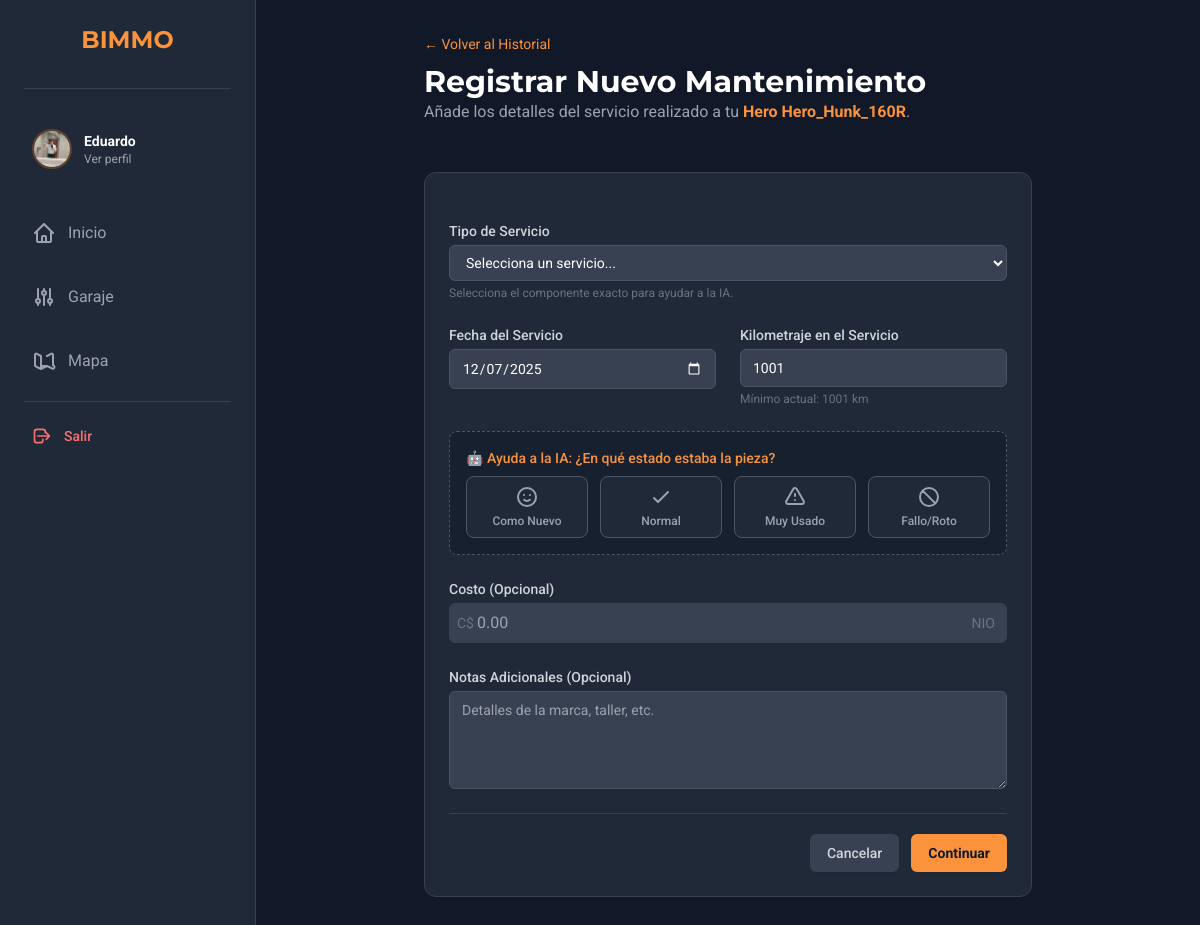
The app's page /maintenance/5/add (signed in), older data.
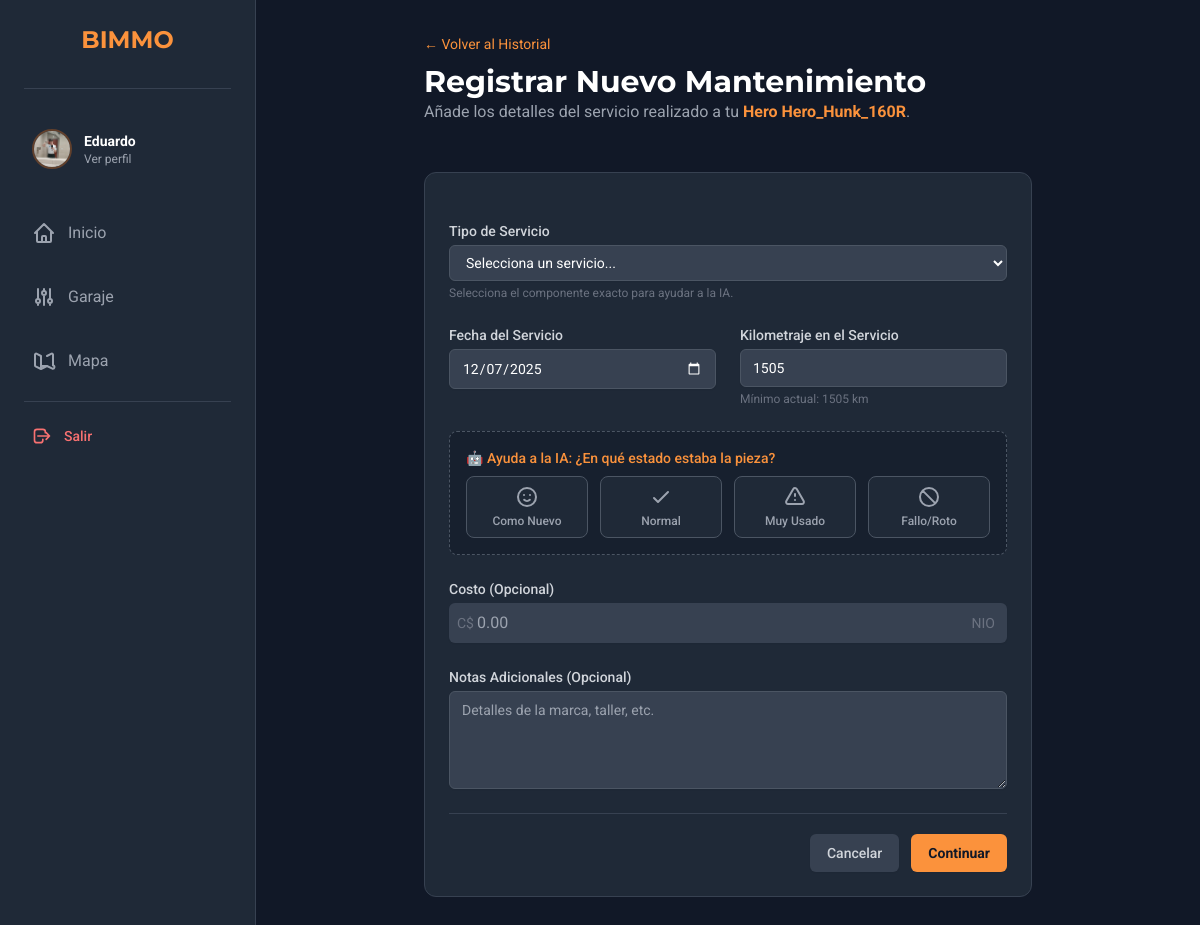
The same page, newer data.
### app/models.py (models this page shows, shortened)
class Motorcycle(models.Model):
    owner = models.ForeignKey(User, on_delete=models.CASCADE, related_name='motorcycles')
    nickname = models.CharField(max_length=100, help_text="Apodo de tu moto (ej. La Furia)")
    make = models.CharField(max_length=100, verbose_name="Marca")
    model = models.CharField(max_length=100, verbose_name="Modelo")
    year = models.IntegerField(verbose_name="Año")
    plate_number = models.CharField(max_length=20, blank=True, null=True, verbose_name="Placa/Matrícula")
    mileage = models.IntegerField(default=0, verbose_name="Kilometraje Actual")
    photo = models.ImageField(upload_to='moto_photos/', default='default_motorcycle_photo.jpg', blank=True)
    is_active = models.BooleanField(default=True, help_text="Desmarcar si vendiste o diste de baja la moto")
    created_at = models.DateTimeField(auto_now_add=True)

### app/views.py (the view, shortened to what this page needs)
# urls.py: path('maintenance/<int:moto_id>/add', views.maintenance_add, name='maintenance_add'),
def maintenance_add(request, moto_id):
    if 'user_id' not in request.session: return redirect('login')
    user = User.objects.get(id=request.session['user_id'])
    motorcycle = get_object_or_404(Motorcycle, owner=user, pk=moto_id)
    return render(request, 'maintenanceadd.html', {'motorcycle': motorcycle})

### app/context_processors.py (called while the page is built)
def user_profile_global(request):
    context = {}
    if 'user_id' in request.session:
        try:
            user = User.objects.get(id=request.session['user_id'])
            context['user_global'] = user
            try:
                context['profile_global'] = Profile.objects.get(user=user)
            except Profile.DoesNotExist:
                context['profile_global'] = None
        except User.DoesNotExist:
            pass
    return context

### app/templates/maintenanceadd.html (shortened to what the changed rows need)
{% extends "base.html" %}
{% block content %}
<div class="p-4 mx-auto max-w-2xl sm:p-6 lg:p-8">
    <div class="pb-6 mb-6">
        <h2 class="mt-2 text-3xl font-bold">Registrar Nuevo Mantenimiento</h2>
        <p class="text-gray-400">Añade los detalles del servicio realizado a tu <span class="font-bold text-orange-400">{{ motorcycle.make }} {{ motorcycle.model }}</span>.</p>
    </div>
    <form action="{% url 'maintenance_add' moto_id=motorcycle.id %}" method="POST" class="p-6 space-y-6 bg-gray-800 rounded-xl border border-gray-700" id="maintenance-form">
        <div class="grid grid-cols-1 gap-6 sm:grid-cols-2">
            <div>
                <label for="mileage-at-service" class="block text-sm font-medium text-gray-300">Kilometraje en el Servicio</label>
                <input type="number"
                       name="mileage-at-service"
                       id="mileage-at-service"
                       min="{{ motorcycle.mileage }}"
                       value="{{ motorcycle.mileage }}"
                       required
                       class="block w-full px-3 py-2 mt-1 text-white bg-gray-700 border border-gray-600 rounded-md shadow-sm focus:outline-none focus:ring-orange-500 focus:border-orange-500 sm:text-sm">
                <p class="mt-1 text-xs text-gray-500">Mínimo actual: {{ motorcycle.mileage }} km</p>
            </div>
        </div>
    </form>
</div>
{% endblock %}

Row changes from the older to the newer data that the page shows:
changed Motorcycle "Hero": mileage-at-service "1001" → "1505"; mileage "1001" → "1505"
